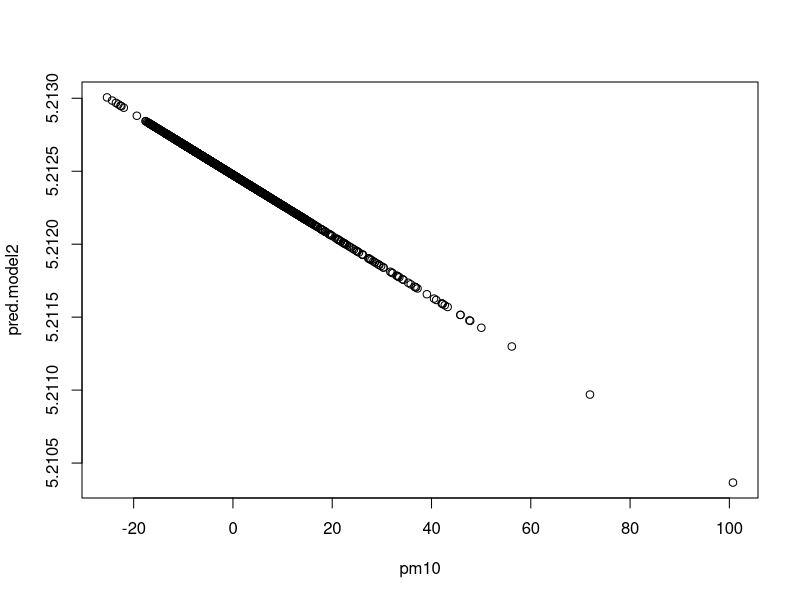
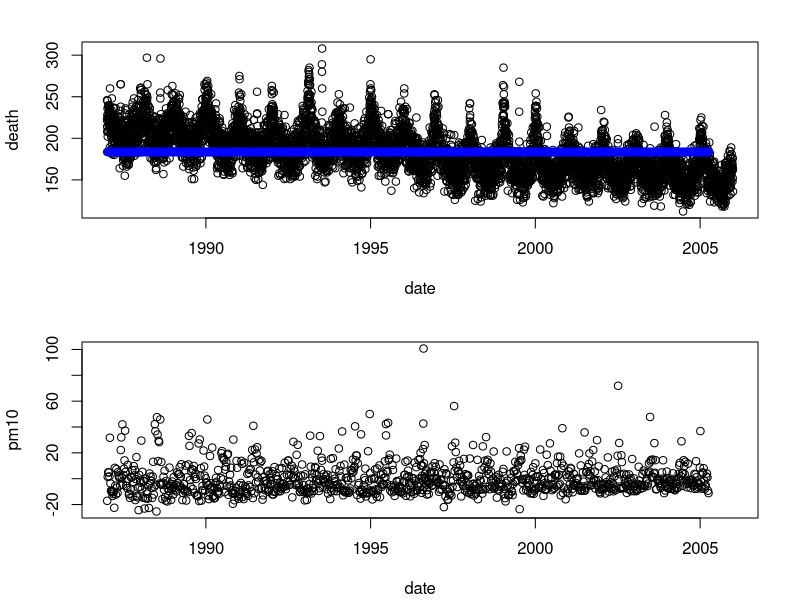
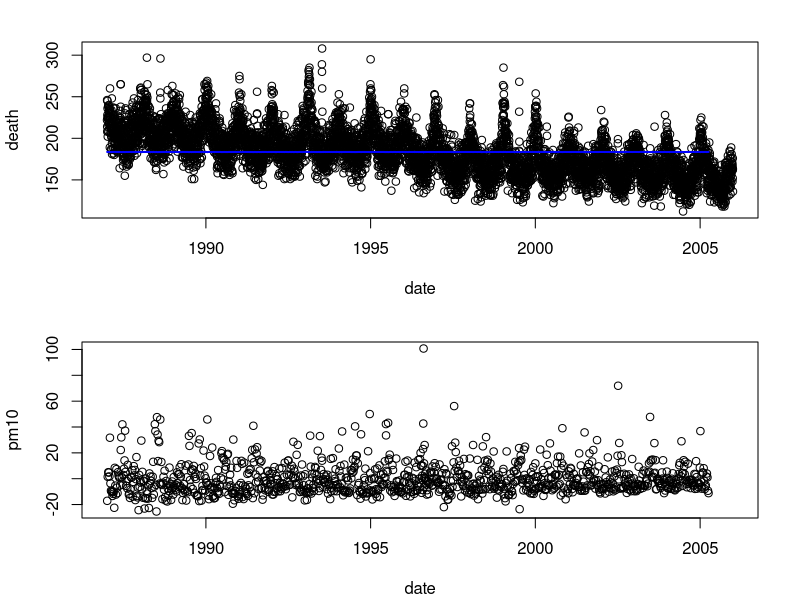
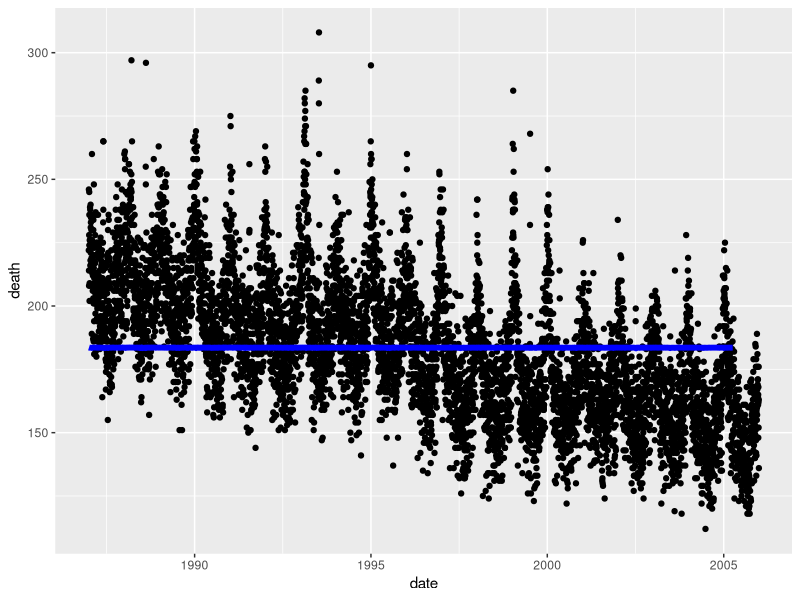
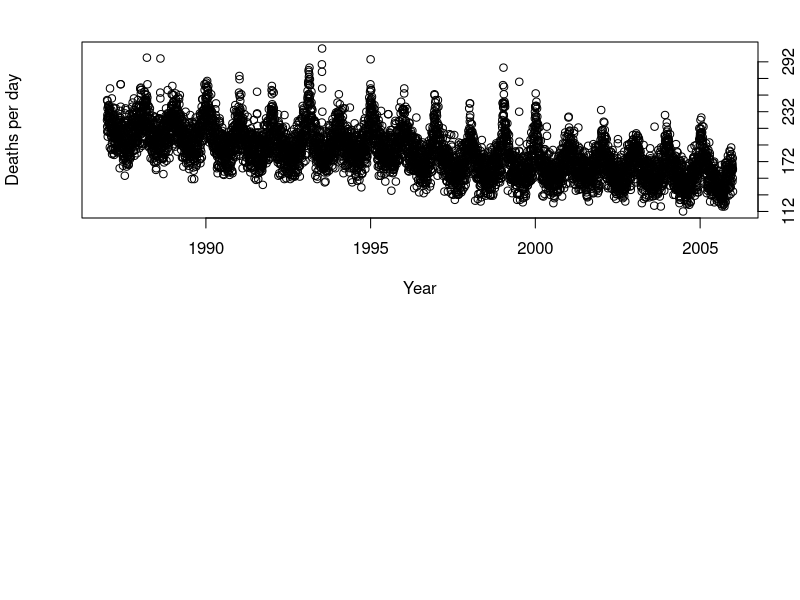
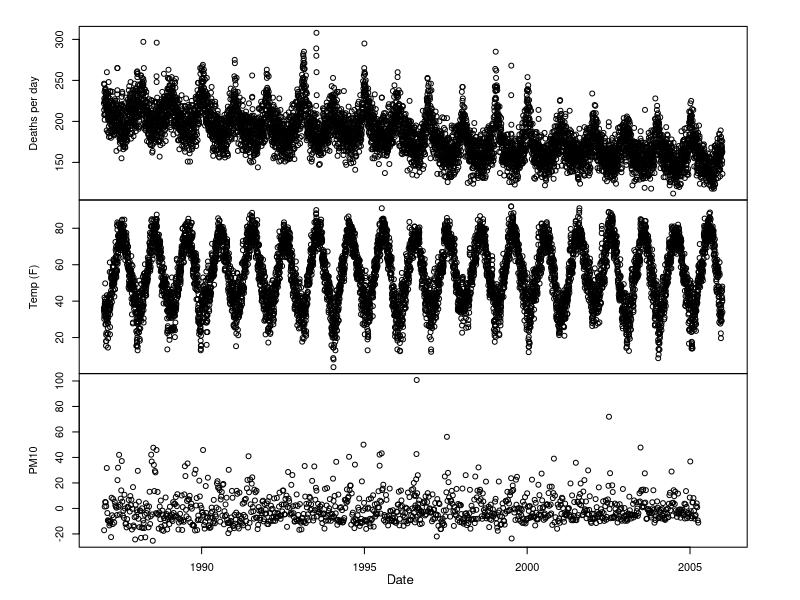
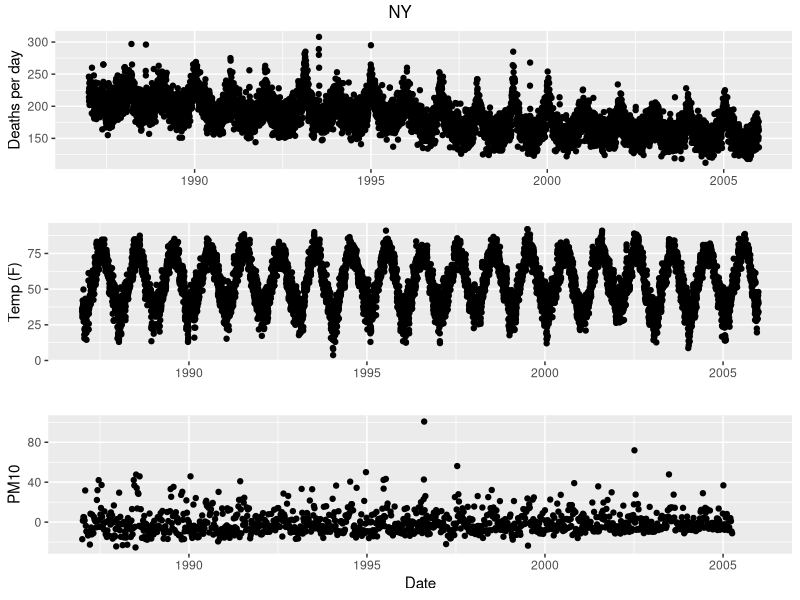

Generate these figures, in order, with R:
## ---- chunk 1
library(lubridate)
ny.data<-read.csv("./Module2/nmmaps/ny.csv", stringsAsFactors=FALSE)
ny.data$date = ymd(ny.data$date) 
## ---- chunk 2
glm.model1<-glm(death ~ pm10, data=ny.data, family=poisson)
summary(glm.model1)
pred.model1<-predict(glm.model1)
## ---- chunk 3
length(pred.model1)
dim(ny.data)
## ---- chunk 4
sum(is.na(ny.data$pm10))
## ---- chunk 5
glm.model2<-glm(death ~ pm10, data=ny.data, family=poisson, na.action=na.exclude)
summary(glm.model2)
pred.model2<-predict(glm.model2)
## ---- chunk 6
length(pred.model2)
dim(ny.data)
## ---- chunk 7
plot(pred.model2 ~ pm10, data=ny.data)
## ---- chunk 8
par(mfrow=c(2,1), mar=c(4.1,4.1,2.1,2.1))
plot(death~date, data=ny.data)
points(exp(pred.model2) ~ date, data=ny.data, col="blue")
plot(pm10~date, data=ny.data)
## ---- chunk 9
par(mfrow=c(2,1), mar=c(4.1,4.1,2.1,2.1))
plot(death~date, data=ny.data)
ny.data$pred = exp(pred.model2)
lines(pred ~ date, data=ny.data[ !is.na(ny.data$pred),], col="blue", lwd=2)
plot(pm10~date, data=ny.data)
## ---- chunk 10
pred.model2.resp<-predict(glm.model2, type="response")
## ---- chunk 11
library(ggplot2)

ggplot(aes(date, death), data=ny.data) + 
  geom_point()+
  geom_line(data=ny.data[!is.na(ny.data$pred),],aes(x=date, y=pred), colour="blue", size=2)

## ---- chunk 12
plot(death~date, data=ny.data, yaxt="n", xlab="Year", ylab="Deaths per day")
axis(4, at=seq(min(ny.data$death), max(ny.data$death), by=20), labels=seq(min(ny.data$death), max(ny.data$death), by=20))
## ---- chunk 13
par(mfrow=c(3,1))
par(mar=c(0,4,0,2), oma=c(4,2,2,2))
plot(death~date, data=ny.data, xaxt="n", xlab="", ylab="Deaths per day")
plot(tempF~date, data=ny.data, xaxt="n", xlab="", ylab="Temp (F)")
plot(pm10~date, data=ny.data, ylab="PM10", xlab="Date")
mtext(text="Date", side=1, line=2, outer=TRUE, cex=0.8)
## ---- chunk 14

p1 <- ggplot(aes(date, death), data=ny.data) + 
  geom_point()+
  labs(y="Deaths per day", x="")
p2 <- ggplot(aes(date, tempF), data=ny.data) + 
  geom_point()+
  labs(y="Temp (F)", x="")
p3 <- ggplot(aes(date, pm10), data=ny.data) + 
  geom_point() + 
  labs(x="Date", y="PM10")

# to put multiple ggplot2 in a single figure, use gridExtra
library(gridExtra)
grid.arrange(p1, p2, p3, nrow=3, top="NY")

## ---- chunk 15
library(knitr)
kable(confint(glm.model2))
confint(glm.model2)[2,]
paste(format(confint(glm.model2)[2,], digits=3), collapse=",")
## ---- chunk 16
library(splines)
# we previously generated glm.model2
# glm.model2<-glm(death ~ pm10, data=ny.data, family=poisson, na.action=na.exclude)

confint(glm.model2) #returns CI of (-0.0003792485, 0.0003363976) for pm10
confint.default(glm.model2)[2,] #returns *similar* but not exactly the same values

# if you wanted to calculate them by hand: 
tmp<-summary(glm.model2)$coefficients
tmp["pm10", "Estimate"] - 1.96*tmp["pm10", "Std. Error"]
tmp["pm10", "Estimate"] + 1.96*tmp["pm10", "Std. Error"]
## ---- chunk 17
library(splines)
library(broom)
glm.ns3<-glm(death ~ pm10 + ns(date, 3), data=ny.data, family=poisson, na.action = na.exclude)
# how we've been looking at model outputs
summary(glm.ns3)
# a way to get them into a nice table
tidy(glm.ns3)
# this can then be used in kable for pretty .Rmd html output
kable(tidy(glm.ns3), caption="Table 1. Natural Splines Model Output")
## ---- chunk 18
# if you've already been doing this a different way, that's fine! But, here's a way to summarize across multiple models

# first, extract the coefficients from each model and put them in a table
model_coefs <- data.frame(glm.model2$coefficients["pm10"], glm.ns3$coefficients["pm10"])
# let's clean up the names for each model
names(model_coefs) <- c("glm", "ns" )

kable(model_coefs, caption = "Table 2: Beta coefficients across models")

## what if we wanted to compare down a column?
## we can transpose the data frame first
kable(t(model_coefs), caption = "Table 2: Beta coefficients across models")

## ---- chunk 19
square <- function(x){
  result = x^2
  return(result)
}
## ---- chunk 20
square(3)
square(5)
square(c(3,5))

# you can store the output of a function for later use:
mySq<-square(4)
mySq
## ---- chunk 21
a_set_of_operations = function(x){
  result1 = x*sin(1/x)
  result2 = x+100
  result3 = paste("your input value was:",x,sep=" ")
  return(list(res1=result1,res2=result2,res3=result3)) # list() is a way to store
  # many different types of variables.
}

a_set_of_operations(0.2)
a_set_of_operations(0.8)

# when the return value has multiple elements, you can use the $ operator to look at just one of them
opRes<-a_set_of_operations(0.8)
opRes
opRes$res2

## ---- chunk 22
# Another example to be done later on your own
power_series = function(power,maxN){
  res = 0 # allocate a space for result
  for(i in 1:maxN){
    res = res + i^power
  }
  return(res) # ask the function to return its value
  # Could also write return(res)
}

# look at the code and try a couple of examples to understand what the function is doing
power_series(1,2)
power_series(2,2)
power_series(1,10)

## ---- chunk 23
maxN<-5
power<-2
power_series2<-function(maxN, power){
  res<-0
  for(i in 1:maxN){
    res<-res + i^power
  }
  res
}
power_series2(3,2)
